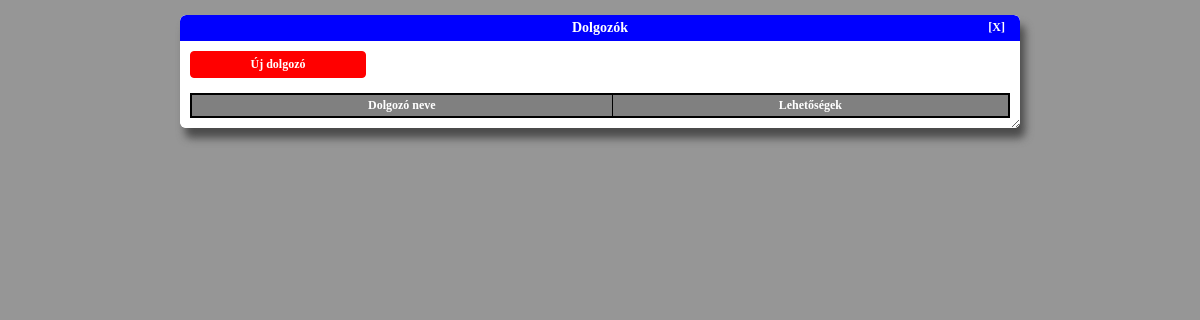
The page /index.php/dolgozok on the database as committed earlier.
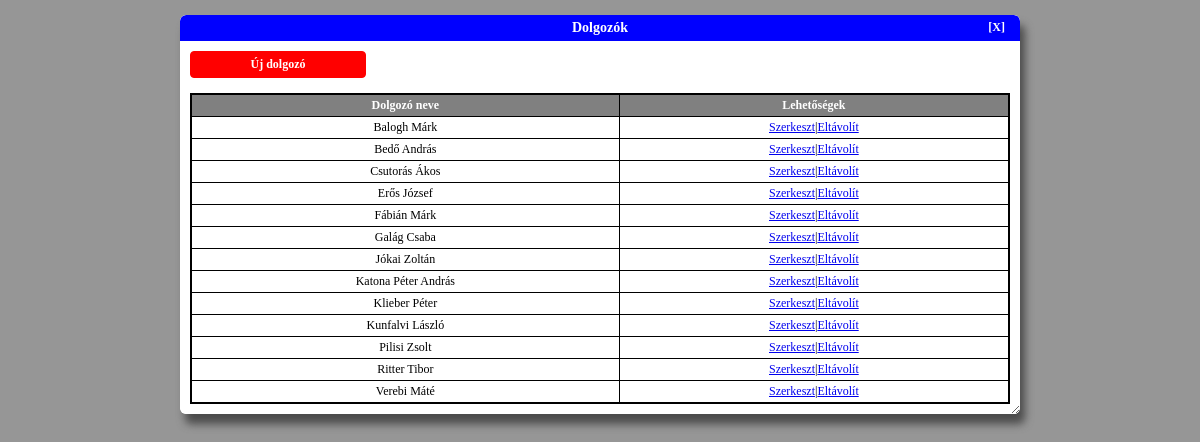
The same page on the database as committed later.
### tables this page shows
CREATE TABLE k_dolgozo (
	dolgozo_id INTEGER NOT NULL PRIMARY KEY AUTOINCREMENT,
	dolgozo_nev TEXT NOT NULL
);

### application/controllers/dolgozok.php (called while the page is built, shortened)
<?php
class Dolgozok extends CI_Controller {
	public function index() {
		$headerdata['iscalendarview'] = FALSE;
		$menudata['iscalendarview'] = FALSE;
		$menudata['isadmin'] = $this->session->userdata('isAdmin');
		$data['dolgozok'] = $this->Dolgozok_model->getAllDolgozok();
		$partialviews = [
			'header' => $this->load->view('partials/header_view', $headerdata, TRUE),
			'menu' => $this->load->view('partials/menu_view', $menudata, TRUE),
			'content' => $this->load->view('admin/dolgozok/dolgozok_list_view', $data, TRUE),
			'footer' => $this->load->view('partials/footer_view', '', TRUE)
		];
		$this->load->view('public_template_view', $partialviews);
	}
}

### index.php (called while the page is built, shortened)
<?php
require_once BASEPATH.'core/CodeIgniter.php';

### application/models/Dolgozok_model.php (called while the page is built, shortened)
<?php
class Dolgozok_model extends CI_Model {
    public function getAllDolgozok() {
        $query = $this->db->get('k_dolgozo');
        return $query->result_array();
    }
}
?>

### application/views/admin/dolgozok/dolgozok_list_view.php (the view)
<div class="adminform-container">
    <div class="adminform-title">
        <span>Dolgozók</span>
        <?php echo(anchor('home/index','[X]',array('class' => 'cancel-button'))); ?>
    </div>
    <div class="adminform-body">
        <?php echo(anchor('dolgozok/create','Új dolgozó','class="itemcreate-button"')); ?>
        <br />
        <table class="listview-table">
            <tr>
                <th class="listview-rowheader">Dolgozó neve</th>
                <th class="listview-rowheader">Lehetőségek</th>
            </tr>
            <?php
            foreach ($dolgozok as $dolgozo_item):
                ?><tr class="listview-row">
                    <td class="listview-cell"><?php echo($dolgozo_item['dolgozo_nev']); ?></td>
                    <td class="listview-cell"><?php
                        echo(anchor('dolgozok/edit/'.$dolgozo_item['dolgozo_id'],'Szerkeszt'));
                        echo('|');
                        echo(anchor('dolgozok/delete/'.$dolgozo_item['dolgozo_id'],'Eltávolít'));
                    ?></td>
                </tr>
            <?php endforeach; ?>
        </table>
    </div>
</div>

### application/views/partials/header_view.php (shortened to what this page needs)
<!DOCTYPE html>
<html lang="hu">
    <head>
        <link rel="stylesheet" type="text/css" href=<?php echo(base_url('css/mainStyles.css')); ?>>
        <link rel="stylesheet" type="text/css" href=<?php echo(base_url('css/tagStyles.css')); ?>>
        <link rel="stylesheet" type="text/css" href=<?php echo(base_url('css/tableStyles.css')); ?>>
        <link rel="stylesheet" type="text/css" href=<?php echo(base_url('css/controlStyles.css')); ?>>
    </head>
    <body>

### application/views/partials/footer_view.php
    </body>
</html>

### application/views/public_template_view.php (shortened to what this page needs)
<?php
echo($header);
echo($content);
echo($footer);
?>

### css/mainStyles.css (style rules this page uses)
body { margin: 0px; padding: 0px; width: 100%; font-family: 'Lucida Sans Unicode'; font-size: 12px; background-color: rgb(150,150,150); }
.adminform-container { padding: 0px; margin: 15px 15%; background-color: white; border-radius: 6px; border: none; box-shadow: 5px 10px 8px rgb(75,75,75); position: relative; resize: both; overflow: auto; }
.adminform-title { padding: 5px; margin: 0px; border-radius: 6px 6px 0px 0px; background-color: blue; color: white; font-weight: bold; font-size: 14px; text-align: center; }
.adminform-body { padding: 10px; margin: 0px; border-radius: 0px 0px 6px 6px; background-color: white; color: black; font-size: 12px; word-wrap: normal; }

### css/tableStyles.css (style rules this page uses)
.listview-table { width: 100%; margin: 0px; padding: 0px; border-collapse: collapse; border: 2px solid black; }
.listview-rowheader { padding: 3px; margin: 0px; color: white; background-color: grey; font-weight: bold; text-align: center; border: 1px solid black; }
.listview-row { background-color: white; }
.listview-cell { padding: 3px; margin: 0px; text-align: center; border: 1px solid black; }

### css/controlStyles.css (style rules this page uses)
.itemcreate-button:link, .itemcreate-button:visited { margin: 0px; padding: 5px; width: 20%; background-color: rgb(255,0,0); color: white; border: 1px solid rgb(255,0,0); border-radius: 4px; font-weight: bold; text-align: center; text-decoration: none; display: block; }
a.cancel-button:link, a.cancel-button:visited { position: absolute; top: 5px; right: 15px; background-color: rgb(0, 0, 250); color: white; padding: 0px; margin: 0px; text-align: center; text-decoration: none; font-size: 12px; font-weight: bold; }

Rows that differ between the two databases and show on the page:
added k_dolgozo: dolgozo_nev "Balogh Márk", dolgozo_id "Szerkeszt", dolgozo_id "Eltávolít"
added k_dolgozo: dolgozo_nev "Bedő András", dolgozo_id "Szerkeszt", dolgozo_id "Eltávolít"
added k_dolgozo: dolgozo_nev "Csutorás Ákos", dolgozo_id "Szerkeszt", dolgozo_id "Eltávolít"
added k_dolgozo: dolgozo_nev "Erős József", dolgozo_id "Szerkeszt", dolgozo_id "Eltávolít"
added k_dolgozo: dolgozo_nev "Fábián Márk", dolgozo_id "Szerkeszt", dolgozo_id "Eltávolít"
added k_dolgozo: dolgozo_nev "Galág Csaba", dolgozo_id "Szerkeszt", dolgozo_id "Eltávolít"
added k_dolgozo: dolgozo_nev "Jókai Zoltán", dolgozo_id "Szerkeszt", dolgozo_id "Eltávolít"
added k_dolgozo: dolgozo_nev "Katona Péter András", dolgozo_id "Szerkeszt", dolgozo_id "Eltávolít"
added k_dolgozo: dolgozo_nev "Klieber Péter", dolgozo_id "Szerkeszt", dolgozo_id "Eltávolít"
added k_dolgozo: dolgozo_nev "Kunfalvi László", dolgozo_id "Szerkeszt", dolgozo_id "Eltávolít"
added k_dolgozo: dolgozo_nev "Pilisi Zsolt", dolgozo_id "Szerkeszt", dolgozo_id "Eltávolít"
added k_dolgozo: dolgozo_nev "Ritter Tibor", dolgozo_id "Szerkeszt", dolgozo_id "Eltávolít"
added k_dolgozo: dolgozo_nev "Verebi Máté", dolgozo_id "Szerkeszt", dolgozo_id "Eltávolít"
